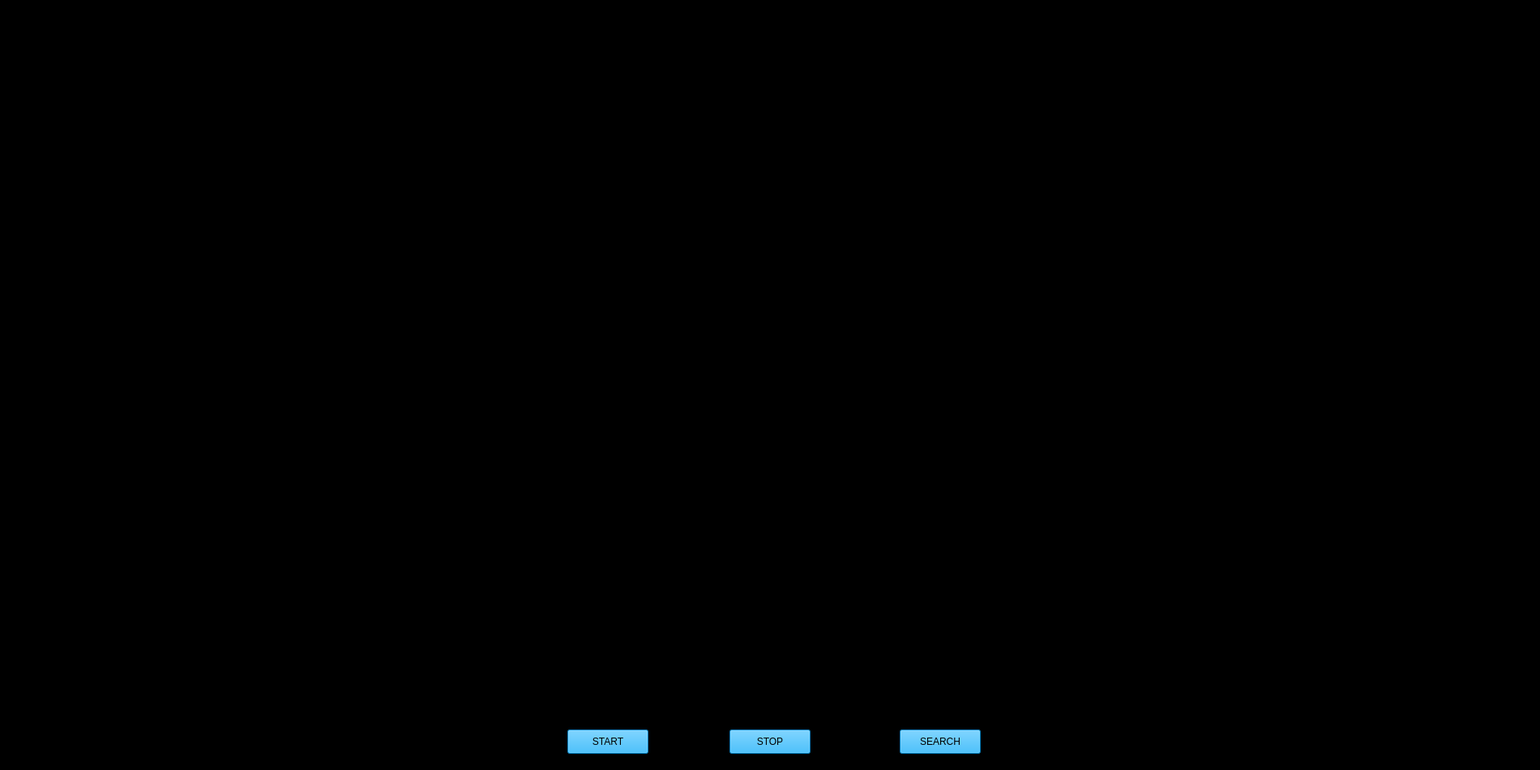
<?xml version="1.0" encoding="UTF-8"?>
<ui version="4.0">
 <class>IronManUI</class>
 <widget class="QMainWindow" name="IronManUI">
  <property name="geometry">
   <rect>
    <x>0</x>
    <y>0</y>
    <width>1900</width>
    <height>950</height>
   </rect>
  </property>
  <property name="windowTitle">
   <string>MainWindow</string>
  </property>
  <widget class="QWidget" name="centralwidget">
   <widget class="QLabel" name="BG">
    <property name="geometry">
     <rect>
      <x>-10</x>
      <y>-10</y>
      <width>1950</width>
      <height>1000</height>
     </rect>
    </property>
    <property name="styleSheet">
     <string notr="true">background-color: rgb(0, 0, 0);</string>
    </property>
    <property name="text">
     <string/>
    </property>
   </widget>
   <widget class="QLabel" name="Gif_1">
    <property name="geometry">
     <rect>
      <x>10</x>
      <y>10</y>
      <width>620</width>
      <height>300</height>
     </rect>
    </property>
    <property name="text">
     <string/>
    </property>
    <property name="pixmap">
     <pixmap>GUI-Gif/FullBodyScan.gif</pixmap>
    </property>
    <property name="scaledContents">
     <bool>true</bool>
    </property>
   </widget>
   <widget class="QLabel" name="Gif_2">
    <property name="geometry">
     <rect>
      <x>640</x>
      <y>10</y>
      <width>620</width>
      <height>430</height>
     </rect>
    </property>
    <property name="text">
     <string/>
    </property>
    <property name="pixmap">
     <pixmap>GUI-Gif/Scan.gif</pixmap>
    </property>
    <property name="scaledContents">
     <bool>true</bool>
    </property>
   </widget>
   <widget class="QLabel" name="Gif_3">
    <property name="geometry">
     <rect>
      <x>1270</x>
      <y>10</y>
      <width>620</width>
      <height>300</height>
     </rect>
    </property>
    <property name="text">
     <string/>
    </property>
    <property name="pixmap">
     <pixmap>GUI-Gif/World.gif</pixmap>
    </property>
    <property name="scaledContents">
     <bool>true</bool>
    </property>
   </widget>
   <widget class="QLabel" name="Gif_4">
    <property name="geometry">
     <rect>
      <x>10</x>
      <y>320</y>
      <width>620</width>
      <height>300</height>
     </rect>
    </property>
    <property name="text">
     <string/>
    </property>
    <property name="pixmap">
     <pixmap>GUI-Gif/Face.gif</pixmap>
    </property>
    <property name="scaledContents">
     <bool>true</bool>
    </property>
   </widget>
   <widget class="QLabel" name="Gif_5">
    <property name="geometry">
     <rect>
      <x>1270</x>
      <y>320</y>
      <width>620</width>
      <height>300</height>
     </rect>
    </property>
    <property name="text">
     <string/>
    </property>
    <property name="pixmap">
     <pixmap>GUI-Gif/Search.gif</pixmap>
    </property>
    <property name="scaledContents">
     <bool>true</bool>
    </property>
   </widget>
   <widget class="QLabel" name="Gif_6">
    <property name="geometry">
     <rect>
      <x>10</x>
      <y>630</y>
      <width>620</width>
      <height>300</height>
     </rect>
    </property>
    <property name="text">
     <string/>
    </property>
    <property name="pixmap">
     <pixmap>GUI-Gif/Health.gif</pixmap>
    </property>
    <property name="scaledContents">
     <bool>true</bool>
    </property>
   </widget>
   <widget class="QLabel" name="Gif_7">
    <property name="geometry">
     <rect>
      <x>1270</x>
      <y>630</y>
      <width>630</width>
      <height>310</height>
     </rect>
    </property>
    <property name="text">
     <string/>
    </property>
    <property name="pixmap">
     <pixmap>GUI-Gif/Code.gif</pixmap>
    </property>
    <property name="scaledContents">
     <bool>true</bool>
    </property>
   </widget>
   <widget class="QLabel" name="Gif_8">
    <property name="geometry">
     <rect>
      <x>640</x>
      <y>450</y>
      <width>620</width>
      <height>480</height>
     </rect>
    </property>
    <property name="text">
     <string/>
    </property>
    <property name="pixmap">
     <pixmap>GUI-Gif/Jarvis.gif</pixmap>
    </property>
    <property name="scaledContents">
     <bool>true</bool>
    </property>
   </widget>
   <widget class="QPushButton" name="Start">
    <property name="geometry">
     <rect>
      <x>700</x>
      <y>900</y>
      <width>100</width>
      <height>30</height>
     </rect>
    </property>
    <property name="styleSheet">
     <string notr="true">background-color: rgb(0, 170, 255);
font: 75 10pt &quot;MS Shell Dlg 2&quot;;</string>
    </property>
    <property name="text">
     <string>START</string>
    </property>
   </widget>
   <widget class="QPushButton" name="Stop">
    <property name="geometry">
     <rect>
      <x>900</x>
      <y>900</y>
      <width>100</width>
      <height>30</height>
     </rect>
    </property>
    <property name="styleSheet">
     <string notr="true">background-color: rgb(0, 170, 255);
font: 75 10pt &quot;MS Shell Dlg 2&quot;;</string>
    </property>
    <property name="text">
     <string>STOP</string>
    </property>
   </widget>
   <widget class="QPushButton" name="Search">
    <property name="geometry">
     <rect>
      <x>1110</x>
      <y>900</y>
      <width>100</width>
      <height>30</height>
     </rect>
    </property>
    <property name="styleSheet">
     <string notr="true">background-color: rgb(0, 170, 255);
font: 75 10pt &quot;MS Shell Dlg 2&quot;;</string>
    </property>
    <property name="text">
     <string>SEARCH</string>
    </property>
   </widget>
   <widget class="QTextBrowser" name="Text_Date">
    <property name="geometry">
     <rect>
      <x>659</x>
      <y>480</y>
      <width>211</width>
      <height>40</height>
     </rect>
    </property>
    <property name="font">
     <font>
      <family>Nirmala UI</family>
      <pointsize>10</pointsize>
      <weight>75</weight>
      <bold>true</bold>
     </font>
    </property>
    <property name="styleSheet">
     <string notr="true">background-color: Transparent;
color: rgb(0, 170, 255);
border: none;
</string>
    </property>
    <property name="html">
     <string>&lt;!DOCTYPE HTML PUBLIC &quot;-//W3C//DTD HTML 4.0//EN&quot; &quot;http://www.w3.org/TR/REC-html40/strict.dtd&quot;&gt;
&lt;html&gt;&lt;head&gt;&lt;meta name=&quot;qrichtext&quot; content=&quot;1&quot; /&gt;&lt;style type=&quot;text/css&quot;&gt;
p, li { white-space: pre-wrap; }
&lt;/style&gt;&lt;/head&gt;&lt;body style=&quot; font-family:'Nirmala UI'; font-size:10pt; font-weight:600; font-style:normal;&quot;&gt;
&lt;p style=&quot;-qt-paragraph-type:empty; margin-top:0px; margin-bottom:0px; margin-left:0px; margin-right:0px; -qt-block-indent:0; text-indent:0px; font-family:'MS Shell Dlg 2'; font-size:8pt; font-weight:400;&quot;&gt;&lt;br /&gt;&lt;/p&gt;&lt;/body&gt;&lt;/html&gt;</string>
    </property>
   </widget>
   <widget class="QTextBrowser" name="Text_Time">
    <property name="geometry">
     <rect>
      <x>670</x>
      <y>560</y>
      <width>170</width>
      <height>40</height>
     </rect>
    </property>
    <property name="font">
     <font>
      <family>Nirmala UI</family>
      <pointsize>10</pointsize>
      <weight>75</weight>
      <bold>true</bold>
     </font>
    </property>
    <property name="styleSheet">
     <string notr="true">background-color: Transparent;
color: rgb(0, 170, 255);
border: none;
</string>
    </property>
    <property name="html">
     <string>&lt;!DOCTYPE HTML PUBLIC &quot;-//W3C//DTD HTML 4.0//EN&quot; &quot;http://www.w3.org/TR/REC-html40/strict.dtd&quot;&gt;
&lt;html&gt;&lt;head&gt;&lt;meta name=&quot;qrichtext&quot; content=&quot;1&quot; /&gt;&lt;style type=&quot;text/css&quot;&gt;
p, li { white-space: pre-wrap; }
&lt;/style&gt;&lt;/head&gt;&lt;body style=&quot; font-family:'Nirmala UI'; font-size:10pt; font-weight:600; font-style:normal;&quot;&gt;
&lt;p align=&quot;center&quot; style=&quot;-qt-paragraph-type:empty; margin-top:0px; margin-bottom:0px; margin-left:0px; margin-right:0px; -qt-block-indent:0; text-indent:0px; font-family:'MS Shell Dlg 2'; font-size:8pt; font-weight:400;&quot;&gt;&lt;br /&gt;&lt;/p&gt;&lt;/body&gt;&lt;/html&gt;</string>
    </property>
   </widget>
   <widget class="QTextBrowser" name="Text_Temp">
    <property name="geometry">
     <rect>
      <x>1039</x>
      <y>560</y>
      <width>211</width>
      <height>40</height>
     </rect>
    </property>
    <property name="font">
     <font>
      <family>Nirmala UI</family>
      <pointsize>10</pointsize>
      <weight>75</weight>
      <bold>true</bold>
     </font>
    </property>
    <property name="styleSheet">
     <string notr="true">background-color: Transparent;
color: rgb(0, 170, 255);
border: none;
</string>
    </property>
    <property name="html">
     <string>&lt;!DOCTYPE HTML PUBLIC &quot;-//W3C//DTD HTML 4.0//EN&quot; &quot;http://www.w3.org/TR/REC-html40/strict.dtd&quot;&gt;
&lt;html&gt;&lt;head&gt;&lt;meta name=&quot;qrichtext&quot; content=&quot;1&quot; /&gt;&lt;style type=&quot;text/css&quot;&gt;
p, li { white-space: pre-wrap; }
&lt;/style&gt;&lt;/head&gt;&lt;body style=&quot; font-family:'Nirmala UI'; font-size:10pt; font-weight:600; font-style:normal;&quot;&gt;
&lt;p style=&quot;-qt-paragraph-type:empty; margin-top:0px; margin-bottom:0px; margin-left:0px; margin-right:0px; -qt-block-indent:0; text-indent:0px; font-family:'MS Shell Dlg 2'; font-size:8pt; font-weight:400;&quot;&gt;&lt;br /&gt;&lt;/p&gt;&lt;/body&gt;&lt;/html&gt;</string>
    </property>
   </widget>
   <widget class="QTextBrowser" name="Text_Day">
    <property name="geometry">
     <rect>
      <x>1039</x>
      <y>480</y>
      <width>200</width>
      <height>40</height>
     </rect>
    </property>
    <property name="font">
     <font>
      <family>Nirmala UI</family>
      <pointsize>10</pointsize>
      <weight>75</weight>
      <bold>true</bold>
     </font>
    </property>
    <property name="styleSheet">
     <string notr="true">background-color: Transparent;
color: rgb(0, 170, 255);
border: none;
</string>
    </property>
    <property name="html">
     <string>&lt;!DOCTYPE HTML PUBLIC &quot;-//W3C//DTD HTML 4.0//EN&quot; &quot;http://www.w3.org/TR/REC-html40/strict.dtd&quot;&gt;
&lt;html&gt;&lt;head&gt;&lt;meta name=&quot;qrichtext&quot; content=&quot;1&quot; /&gt;&lt;style type=&quot;text/css&quot;&gt;
p, li { white-space: pre-wrap; }
&lt;/style&gt;&lt;/head&gt;&lt;body style=&quot; font-family:'Nirmala UI'; font-size:10pt; font-weight:600; font-style:normal;&quot;&gt;
&lt;p style=&quot;-qt-paragraph-type:empty; margin-top:0px; margin-bottom:0px; margin-left:0px; margin-right:0px; -qt-block-indent:0; text-indent:0px; font-family:'MS Shell Dlg 2'; font-size:8pt; font-weight:400;&quot;&gt;&lt;br /&gt;&lt;/p&gt;&lt;/body&gt;&lt;/html&gt;</string>
    </property>
   </widget>
  </widget>
 </widget>
 <resources/>
 <connections/>
</ui>
